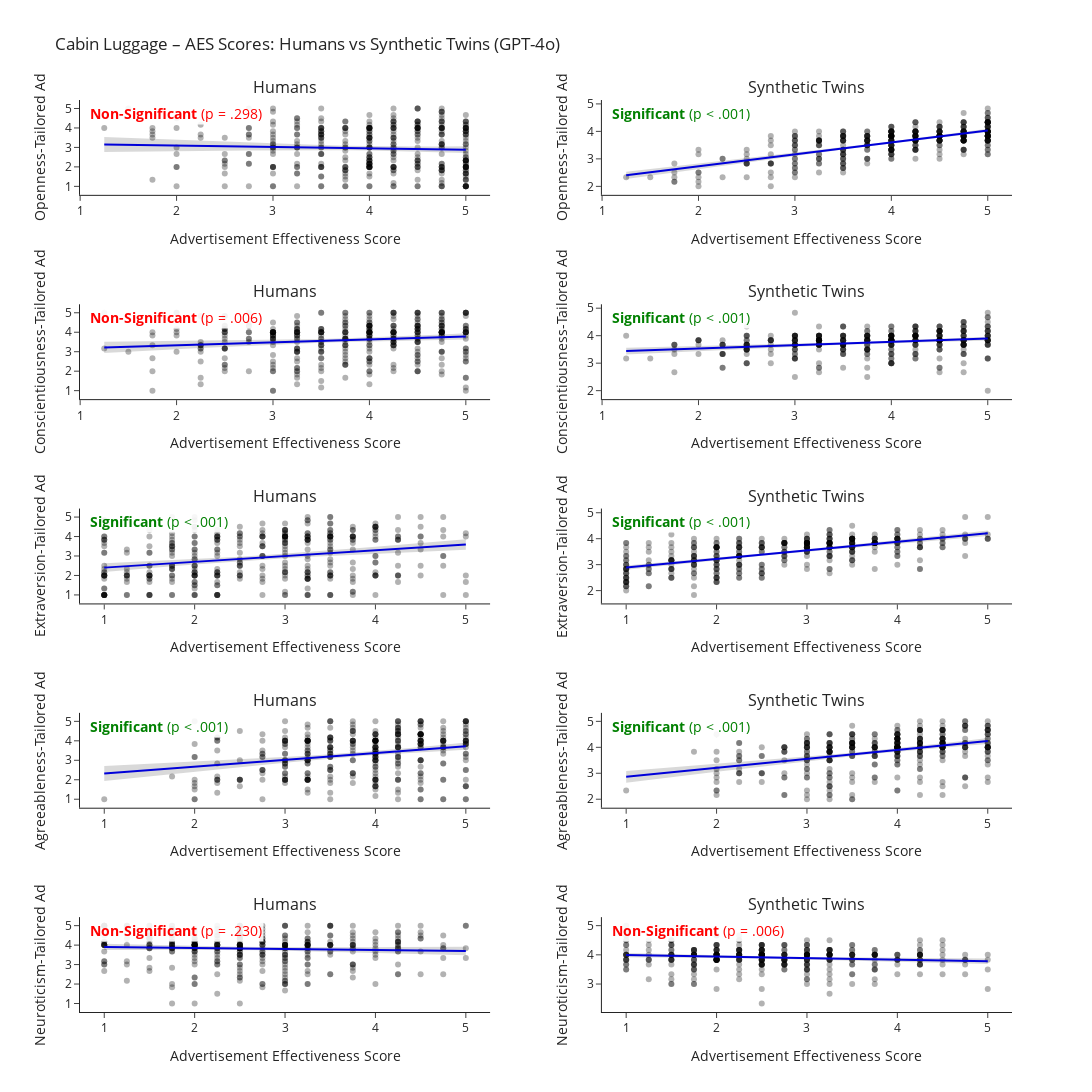
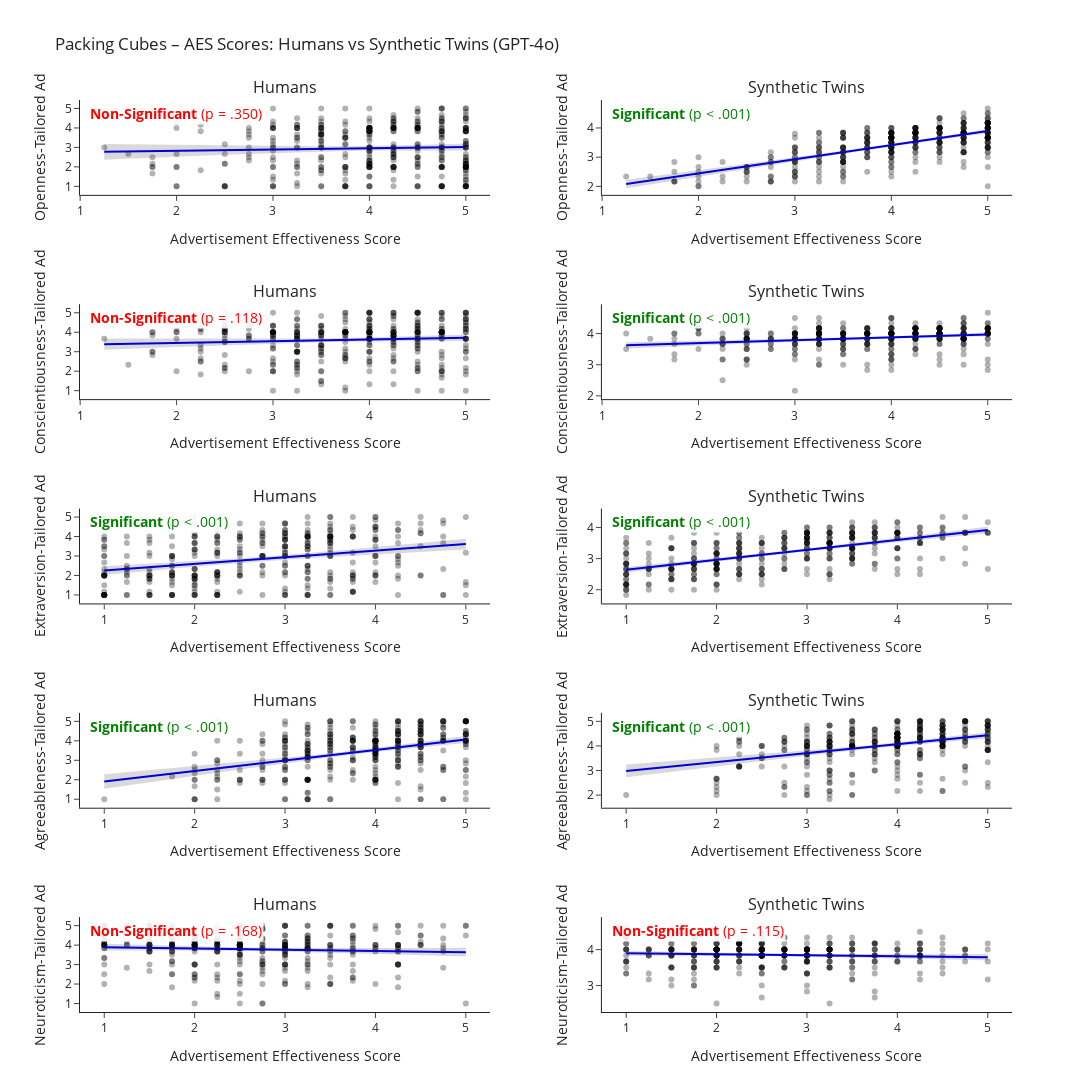
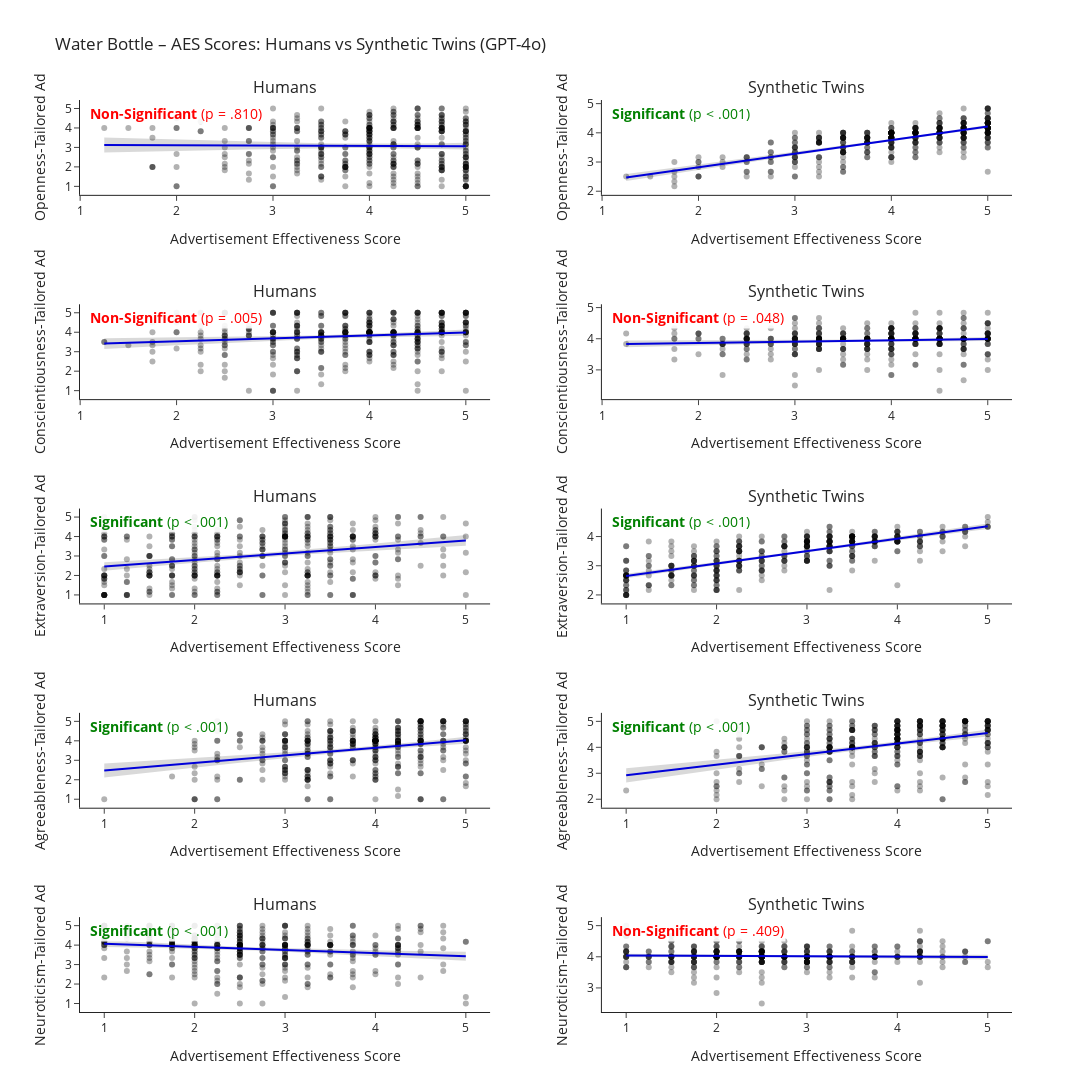

Notebook cell for these charts, in order:
### Code cell
raw_aes_cols_product1 = ['raw_aes_1_extraversion', 'raw_aes_1_agreeableness', 'raw_aes_1_conscientiousness', 'raw_aes_1_neuroticism', 'raw_aes_1_openness']
raw_aes_cols_product2 = ['raw_aes_2_extraversion', 'raw_aes_2_agreeableness', 'raw_aes_2_conscientiousness', 'raw_aes_2_neuroticism', 'raw_aes_2_openness']
raw_aes_cols_product3 = ['raw_aes_3_extraversion', 'raw_aes_3_agreeableness', 'raw_aes_3_conscientiousness', 'raw_aes_3_neuroticism', 'raw_aes_3_openness']

fig1 = create_scatter_plots_with_fit_grouped(df_combined, raw_aes_cols_product1, personality_cols, "Cabin Luggage")
fig1.show()

fig2 = create_scatter_plots_with_fit_grouped(df_combined, raw_aes_cols_product2, personality_cols, "Packing Cubes")
fig2.show()

fig3 = create_scatter_plots_with_fit_grouped(df_combined, raw_aes_cols_product3, personality_cols, "Water Bottle")
fig3.show()
